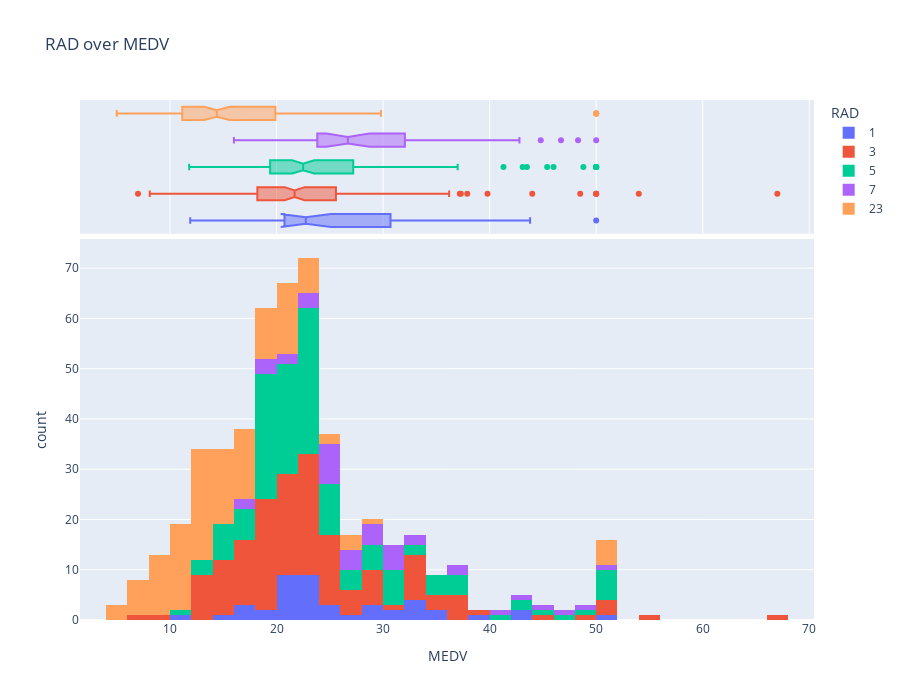

Write notebook code for a chart like this one.
### Markdown cell above
#### below graph shows dependancy of railway accessibility on price, from which we can conclude that RAD doesn't matter much for both expensive and cheap houses, while for the average priced houses plays a role

### Code cell
px.histogram(
    data[["MEDV", "RAD"]],
    x="MEDV",
    color="RAD",
    marginal="box",
    title="RAD over MEDV",
    height=700,
)

### Figure 1 — Plotly figure (JSON) as saved in the notebook; plotly's stock layout.template omitted (floating-point values rounded to 4 significant figures; data arrays with more than 128 entries replaced by an {"elided": "..."} marker saying what was removed)
{"data": [{"alignmentgroup": "True", "bingroup": "x", "hovertemplate": "RAD=1<br>MEDV=%{x}<br>count=%{y}<extra></extra>", "legendgroup": "1", "marker": {"color": "#636efa", "pattern": {"shape": ""}}, "name": "1", "offsetgroup": "1", "orientation": "v", "showlegend": true, "type": "histogram", "x": [24, 21.6, 34.7, 24.7, 23.6, 28.7, 22.6, 22, 28.4, 21.4, 38.7, 43.8, 33.2, 22, 20.3, 20.5, 17.3, 18.8, 21.4, 15.7, 31.1, 29.1, 33.3, 30.3, 34.6, 24.1, 42.3, 21.9, 20.9, 50, 32.2, 22, 20.1, 17.1, 19.4, 32.7, 16.5, 26.6, 22.9, 22.4, 20.6, 23.9, 22, 11.9], "xaxis": "x", "yaxis": "y"}, {"alignmentgroup": "True", "hovertemplate": "RAD=1<br>MEDV=%{x}<extra></extra>", "legendgroup": "1", "marker": {"color": "#636efa"}, "name": "1", "notched": true, "offsetgroup": "1", "showlegend": false, "type": "box", "x": [24, 21.6, 34.7, 24.7, 23.6, 28.7, 22.6, 22, 28.4, 21.4, 38.7, 43.8, 33.2, 22, 20.3, 20.5, 17.3, 18.8, 21.4, 15.7, 31.1, 29.1, 33.3, 30.3, 34.6, 24.1, 42.3, 21.9, 20.9, 50, 32.2, 22, 20.1, 17.1, 19.4, 32.7, 16.5, 26.6, 22.9, 22.4, 20.6, 23.9, 22, 11.9], "xaxis": "x2", "yaxis": "y2"}, {"alignmentgroup": "True", "bingroup": "x", "hovertemplate": "RAD=3<br>MEDV=%{x}<br>count=%{y}<extra></extra>", "legendgroup": "3", "marker": {"color": "#EF553B", "pattern": {"shape": ""}}, "name": "3", "offsetgroup": "3", "orientation": "v", "showlegend": true, "type": "histogram", "x": {"elided": "153 float values"}, "xaxis": "x", "yaxis": "y"}, {"alignmentgroup": "True", "hovertemplate": "RAD=3<br>MEDV=%{x}<extra></extra>", "legendgroup": "3", "marker": {"color": "#EF553B"}, "name": "3", "notched": true, "offsetgroup": "3", "showlegend": false, "type": "box", "x": {"elided": "153 float values"}, "xaxis": "x2", "yaxis": "y2"}, {"alignmentgroup": "True", "bingroup": "x", "hovertemplate": "RAD=5<br>MEDV=%{x}<br>count=%{y}<extra></extra>", "legendgroup": "5", "marker": {"color": "#00cc96", "pattern": {"shape": ""}}, "name": "5", "offsetgroup": "5", "orientation": "v", "showlegend": true, "type": "histogram", "x": {"elided": "141 float values"}, "xaxis": "x", "yaxis": "y"}, {"alignmentgroup": "True", "hovertemplate": "RAD=5<br>MEDV=%{x}<extra></extra>", "legendgroup": "5", "marker": {"color": "#00cc96"}, "name": "5", "notched": true, "offsetgroup": "5", "showlegend": false, "type": "box", "x": {"elided": "141 float values"}, "xaxis": "x2", "yaxis": "y2"}, {"alignmentgroup": "True", "bingroup": "x", "hovertemplate": "RAD=7<br>MEDV=%{x}<br>count=%{y}<extra></extra>", "legendgroup": "7", "marker": {"color": "#ab63fa", "pattern": {"shape": ""}}, "name": "7", "offsetgroup": "7", "orientation": "v", "showlegend": true, "type": "histogram", "x": [23.3, 19.6, 18.7, 16, 22.2, 25, 26.7, 21.7, 27.5, 30.1, 44.8, 50, 37.6, 31.6, 46.7, 31.5, 24.3, 31.7, 41.7, 48.3, 29, 24, 25.1, 31.5, 17.6, 18.5, 24.3, 20.5, 24.5, 26.2, 24.4, 24.8, 29.6, 42.8, 22, 26.4, 33.1, 36.1, 28.4, 33.4, 28.2], "xaxis": "x", "yaxis": "y"}, {"alignmentgroup": "True", "hovertemplate": "RAD=7<br>MEDV=%{x}<extra></extra>", "legendgroup": "7", "marker": {"color": "#ab63fa"}, "name": "7", "notched": true, "offsetgroup": "7", "showlegend": false, "type": "box", "x": [23.3, 19.6, 18.7, 16, 22.2, 25, 26.7, 21.7, 27.5, 30.1, 44.8, 50, 37.6, 31.6, 46.7, 31.5, 24.3, 31.7, 41.7, 48.3, 29, 24, 25.1, 31.5, 17.6, 18.5, 24.3, 20.5, 24.5, 26.2, 24.4, 24.8, 29.6, 42.8, 22, 26.4, 33.1, 36.1, 28.4, 33.4, 28.2], "xaxis": "x2", "yaxis": "y2"}, {"alignmentgroup": "True", "bingroup": "x", "hovertemplate": "RAD=23<br>MEDV=%{x}<br>count=%{y}<extra></extra>", "legendgroup": "23", "marker": {"color": "#FFA15A", "pattern": {"shape": ""}}, "name": "23", "offsetgroup": "23", "orientation": "v", "showlegend": true, "type": "histogram", "x": {"elided": "132 float values"}, "xaxis": "x", "yaxis": "y"}, {"alignmentgroup": "True", "hovertemplate": "RAD=23<br>MEDV=%{x}<extra></extra>", "legendgroup": "23", "marker": {"color": "#FFA15A"}, "name": "23", "notched": true, "offsetgroup": "23", "showlegend": false, "type": "box", "x": {"elided": "132 float values"}, "xaxis": "x2", "yaxis": "y2"}], "layout": {"barmode": "relative", "height": 700, "legend": {"title": {"text": "RAD"}, "tracegroupgap": 0}, "title": {"text": "RAD over MEDV"}, "xaxis": {"anchor": "y", "domain": [0, 1], "title": {"text": "MEDV"}}, "xaxis2": {"anchor": "y2", "domain": [0, 1], "matches": "x", "showgrid": true, "showticklabels": false}, "yaxis": {"anchor": "x", "domain": [0, 0.7326], "title": {"text": "count"}}, "yaxis2": {"anchor": "x2", "domain": [0.7426, 1], "matches": "y2", "showgrid": false, "showline": false, "showticklabels": false, "ticks": ""}}}
